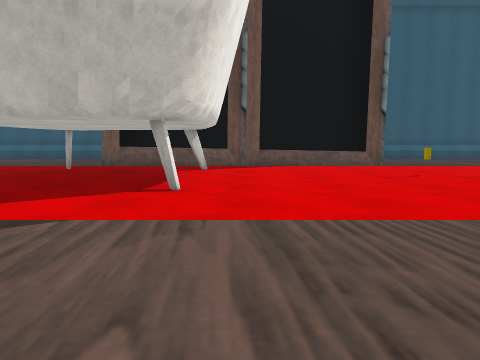
[1] (above)

13 first-person views from a walk through a scene from a Unity 3-D project. The camera is 1.3 m above the floor, tilts 6° down and sees 70° across. The floor is counted in squares, 2 m on a side. Each view is taken from the middle of a square. On the plan, view 1 faces up. The plan holds only what a view shows up to about 10 squares ahead; the rest is blank. The place goes on beyond the plan. The player is left out. Some surface patterns are stand-ins.

[2]
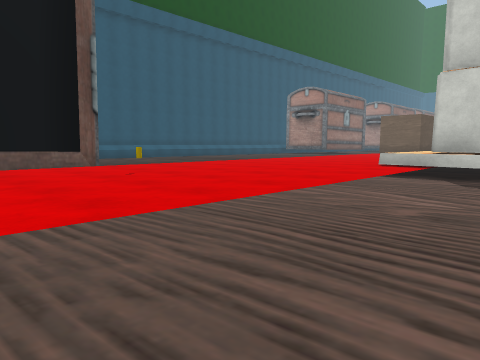

[3]
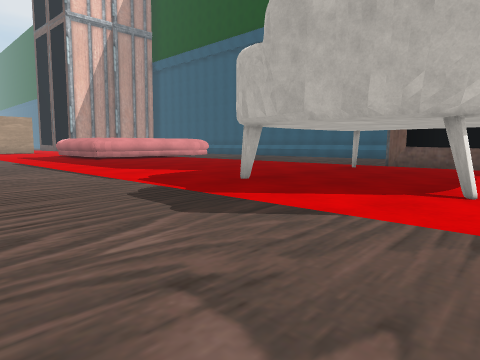

[4]
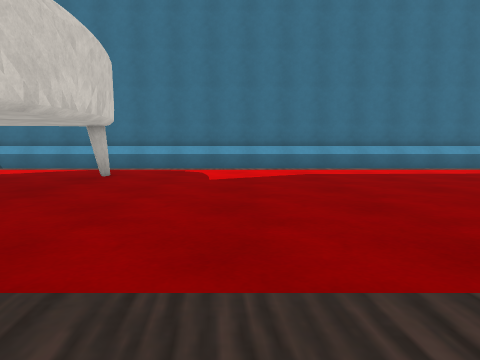

[5]
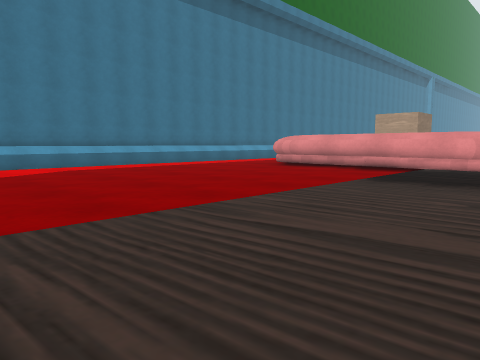

[6]
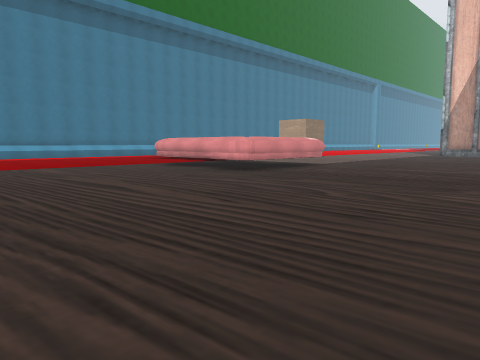

[7]
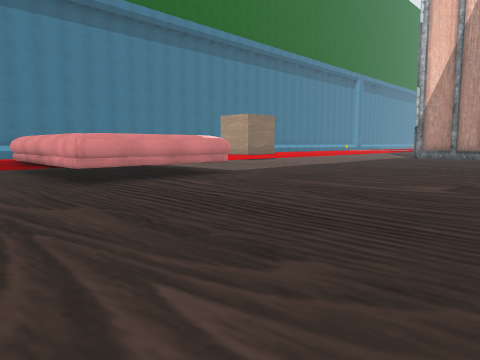

[8]
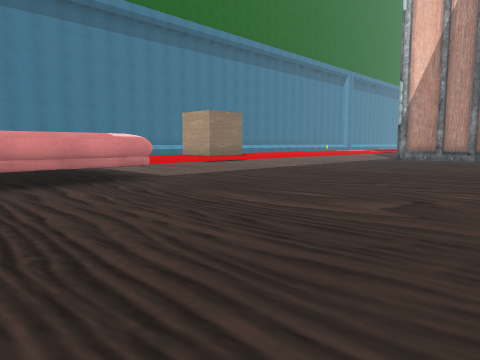

[9]
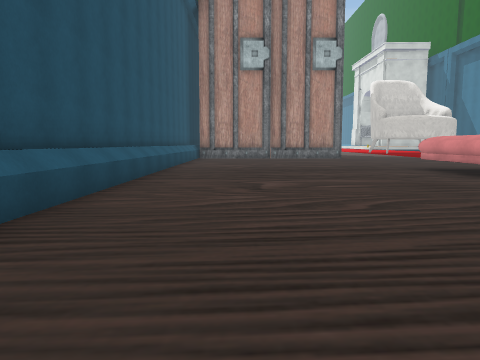

[10]
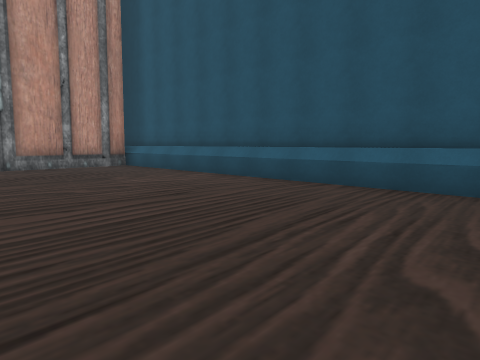

[11]
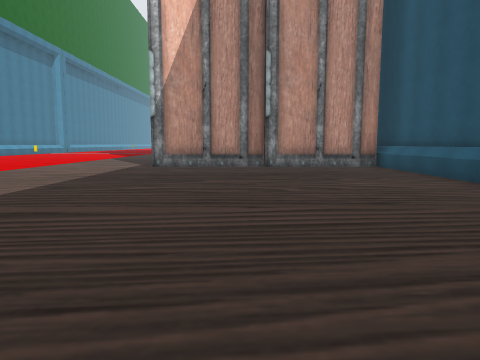

[12]
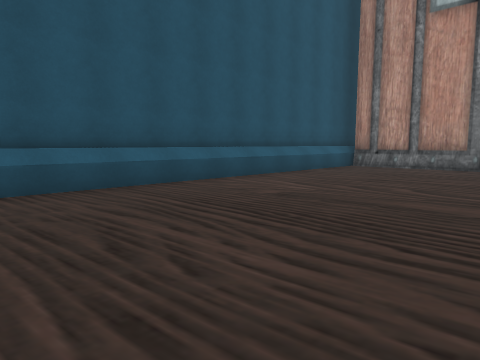

[13]
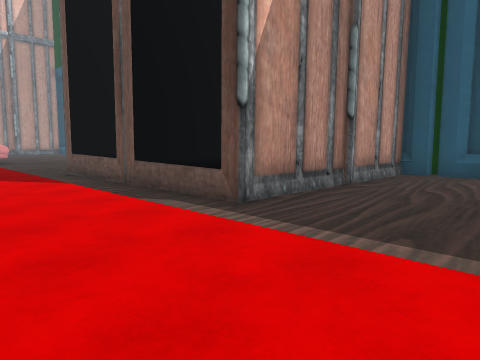

### Floor plan
Key: @ floor where view 1 was taken; # wall or solid block; . main floor; : floor 0.5 m higher than the main floor; / step, stairs or slope; ^ raised ledge; O other object.
Columns run from 25 left of view 1 to 9 right of it. Each row starts with its distance up from view 1.
 16                              ##
 15 #^^^^^^^^^^^^^^^^^#^^^#     ###
 14 #.....................#     #..
 13 #.....................#     #...
 12 #.....................#     #...
 11 #.....................#^ # ^#...
 10 #.................... #  #^^#...
  9 #.....................#^^#^^#...
  8 ............^^^#.................
  7 //////  ////   ^/////////////////
  6 ::::     :::   ^::::::##O:::::::::
  5  ::       ::   ^::::::###:::O::::::
  4               ^^::::::###::::::::::
  3               ::::::::##:::::::://
  2               ///////////////////#
  1                  .............../#
  0                       ...@...
 -1               .............
 -2              ###############

Where each view was taken, in squares from view 1:
view 1: 0 up, 0 right, facing up
view 2: 0 up, 0 right, facing up-right
view 3: 0 up, 0 right, facing up-left
view 4: 8 up, 5 left, facing down
view 5: 9 up, 4 left, facing down-left
view 6: 14 up, 4 left, facing down-left
view 7: 14 up, 8 left, facing down-left
view 8: 14 up, 10 left, facing down-left
view 9: 13 up, 19 left, facing right
view 10: 10 up, 15 left, facing up-left
view 11: 11 up, 15 left, facing left
view 12: 10 up, 13 left, facing up-right
view 13: 5 up, 7 right, facing up-left
